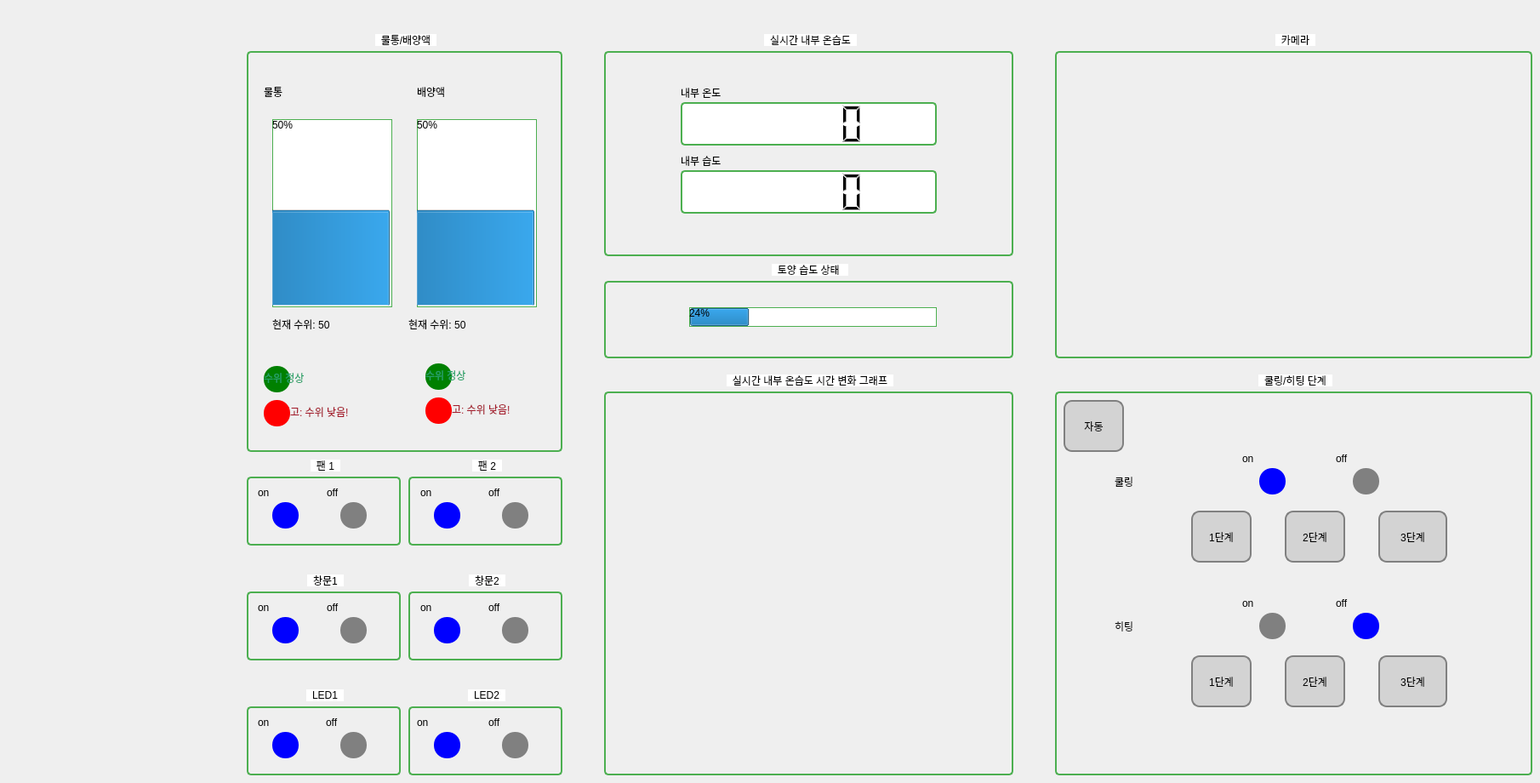
          <widget class="QWidget" name="page_1">
           <property name="styleSheet">
            <string notr="true">QGroupBox {
    color: black;               /* 제목 글자 색 */
    border: 2px solid #4CAF50;  /* 테두리 색상 */
    border-radius: 5px;         /* 모서리를 둥글게 */
	background-color: transparent; /* 배경색을 투명하게 설정 */
    margin-top: 20px;           /* 제목을 위한 여백을 충분히 확보 */
}

QGroupBox:title {
    subcontrol-origin: margin; 
    subcontrol-position: top center;  /* 제목을 중앙에 위치 */
    padding: 0 5px;                   /* 제목의 좌우 여백 */
    background-color: white;          /* 제목 배경색을 흰색으로 설정 */
    color: black;                     /* 제목 글자 색상 */
    font-weight: bold;                /* 제목 글씨 굵기 */
    margin-top: --5px;                /* 제목을 테두리 위로 살짝 올리기 */
}

/* QLabel의 글자색을 검정색으로 설정 */
QLabel {
    color: black;
	qproperty-alignment: 'AlignCenter'; 
	 background-color: transparent; /* 배경색을 투명하게 설정 */	
}


QProgressBar {
    border: 1px solid #4CAF50;
}

QLCDNumber {
    border: 2px solid #4CAF50;  /* 테두리 색상을 녹색으로 설정 */
    border-radius: 5px;         /* 모서리를 둥글게 설정 */
    background-color: white;    /* 배경색을 검정색으로 설정 */
    color: black;               /* 숫자 색상을 흰색으로 설정 */
}

QPushButton {
    background-color: lightgray; /* 밝은 회색 배경 */
    color: black; /* 텍스트 색상 */
    border: 2px solid gray; /* 테두리 색상 */
    border-radius: 10px; /* 둥근 모서리 */
    padding: 5px;
}
</string>
           </property>
           <widget class="QGroupBox" name="groupBox">
            <property name="geometry">
             <rect>
              <x>290</x>
              <y>40</y>
              <width>371</width>
              <height>491</height>
             </rect>
            </property>
            <property name="styleSheet">
             <string notr="true"/>
            </property>
            <property name="title">
             <string>물통/배양액</string>
            </property>
            <property name="alignment">
             <set>Qt::AlignLeading|Qt::AlignLeft|Qt::AlignVCenter</set>
            </property>
            <widget class="QLabel" name="label_3">
             <property name="geometry">
              <rect>
               <x>200</x>
               <y>60</y>
               <width>131</width>
               <height>16</height>
              </rect>
             </property>
             <property name="text">
              <string>배양액</string>
             </property>
            </widget>
            <widget class="QLabel" name="label_9">
             <property name="geometry">
              <rect>
               <x>20</x>
               <y>60</y>
               <width>131</width>
               <height>16</height>
              </rect>
             </property>
             <property name="text">
              <string>물통</string>
             </property>
            </widget>
            <widget class="QProgressBar" name="progressBar">
             <property name="geometry">
              <rect>
               <x>30</x>
               <y>100</y>
               <width>141</width>
               <height>221</height>
              </rect>
             </property>
             <property name="value">
              <number>50</number>
             </property>
             <property name="orientation">
              <enum>Qt::Vertical</enum>
             </property>
            </widget>
            <widget class="QProgressBar" name="progressBar_2">
             <property name="geometry">
              <rect>
               <x>200</x>
               <y>100</y>
               <width>141</width>
               <height>221</height>
              </rect>
             </property>
             <property name="value">
              <number>50</number>
             </property>
             <property name="orientation">
              <enum>Qt::Vertical</enum>
             </property>
            </widget>
            <widget class="QLabel" name="label_10">
             <property name="geometry">
              <rect>
               <x>190</x>
               <y>330</y>
               <width>141</width>
               <height>21</height>
              </rect>
             </property>
             <property name="text">
              <string>현재 수위: 50</string>
             </property>
            </widget>
            <widget class="QLabel" name="label_13">
             <property name="geometry">
              <rect>
               <x>30</x>
               <y>330</y>
               <width>141</width>
               <height>21</height>
              </rect>
             </property>
             <property name="text">
              <string>현재 수위: 50</string>
             </property>
            </widget>
            <widget class="QLabel" name="label_14">
             <property name="geometry">
              <rect>
               <x>40</x>
               <y>433</y>
               <width>141</width>
               <height>21</height>
              </rect>
             </property>
             <property name="styleSheet">
              <string notr="true">color: rgb(165, 29, 45);</string>
             </property>
             <property name="text">
              <string>경고: 수위 낮음!</string>
             </property>
            </widget>
            <widget class="QLabel" name="label_16">
             <property name="geometry">
              <rect>
               <x>20</x>
               <y>390</y>
               <width>31</width>
               <height>31</height>
              </rect>
             </property>
             <property name="styleSheet">
              <string notr="true">background-color: green;
border-radius: 15px;</string>
             </property>
             <property name="text">
              <string/>
             </property>
            </widget>
            <widget class="QLabel" name="label_17">
             <property name="geometry">
              <rect>
               <x>20</x>
               <y>393</y>
               <width>141</width>
               <height>21</height>
              </rect>
             </property>
             <property name="styleSheet">
              <string notr="true">
color: rgb(38, 162, 105);</string>
             </property>
             <property name="text">
              <string>수위 정상</string>
             </property>
            </widget>
            <widget class="QLabel" name="label_18">
             <property name="geometry">
              <rect>
               <x>20</x>
               <y>430</y>
               <width>31</width>
               <height>31</height>
              </rect>
             </property>
             <property name="styleSheet">
              <string notr="true">background-color: red;
border-radius: 15px;</string>
             </property>
             <property name="text">
              <string/>
             </property>
            </widget>
            <widget class="QLabel" name="label_19">
             <property name="geometry">
              <rect>
               <x>210</x>
               <y>387</y>
               <width>31</width>
               <height>31</height>
              </rect>
             </property>
             <property name="styleSheet">
              <string notr="true">background-color: green;
border-radius: 15px;</string>
             </property>
             <property name="text">
              <string/>
             </property>
            </widget>
            <widget class="QLabel" name="label_15">
             <property name="geometry">
              <rect>
               <x>230</x>
               <y>430</y>
               <width>141</width>
               <height>21</height>
              </rect>
             </property>
             <property name="styleSheet">
              <string notr="true">color: rgb(165, 29, 45);</string>
             </property>
             <property name="text">
              <string>경고: 수위 낮음!</string>
             </property>
            </widget>
            <widget class="QLabel" name="label_20">
             <property name="geometry">
              <rect>
               <x>210</x>
               <y>390</y>
               <width>141</width>
               <height>21</height>
              </rect>
             </property>
             <property name="styleSheet">
              <string notr="true">
color: rgb(38, 162, 105);</string>
             </property>
             <property name="text">
              <string>수위 정상</string>
             </property>
            </widget>
            <widget class="QLabel" name="label_21">
             <property name="geometry">
              <rect>
               <x>210</x>
               <y>427</y>
               <width>31</width>
               <height>31</height>
              </rect>
             </property>
             <property name="styleSheet">
              <string notr="true">background-color: red;
border-radius: 15px;</string>
             </property>
             <property name="text">
              <string/>
             </property>
            </widget>
           </widget>
           <widget class="QGroupBox" name="groupBox_9">
            <property name="geometry">
             <rect>
              <x>290</x>
              <y>810</y>
              <width>181</width>
              <height>101</height>
             </rect>
            </property>
            <property name="title">
             <string>LED1</string>
            </property>
            <widget class="QLabel" name="label_32">
             <property name="geometry">
              <rect>
               <x>30</x>
               <y>50</y>
               <width>31</width>
               <height>31</height>
              </rect>
             </property>
             <property name="styleSheet">
              <string notr="true">background-color: blue;
border-radius: 15px;</string>
             </property>
             <property name="text">
              <string/>
             </property>
            </widget>
            <widget class="QLabel" name="label_33">
             <property name="geometry">
              <rect>
               <x>13</x>
               <y>30</y>
               <width>67</width>
               <height>17</height>
              </rect>
             </property>
             <property name="text">
              <string>on</string>
             </property>
            </widget>
            <widget class="QLabel" name="label_34">
             <property name="geometry">
              <rect>
               <x>93</x>
               <y>30</y>
               <width>67</width>
               <height>17</height>
              </rect>
             </property>
             <property name="text">
              <string>off</string>
             </property>
            </widget>
            <widget class="QLabel" name="label_35">
             <property name="geometry">
              <rect>
               <x>110</x>
               <y>50</y>
               <width>31</width>
               <height>31</height>
              </rect>
             </property>
             <property name="styleSheet">
              <string notr="true">background-color: gray;
border-radius: 15px;</string>
             </property>
             <property name="text">
              <string/>
             </property>
            </widget>
           </widget>
           <widget class="QGroupBox" name="groupBox_7">
            <property name="geometry">
             <rect>
              <x>290</x>
              <y>675</y>
              <width>181</width>
              <height>101</height>
             </rect>
            </property>
            <property name="title">
             <string>창문1</string>
            </property>
            <widget class="QLabel" name="label_24">
             <property name="geometry">
              <rect>
               <x>30</x>
               <y>50</y>
               <width>31</width>
               <height>31</height>
              </rect>
             </property>
             <property name="styleSheet">
              <string notr="true">background-color: blue;
border-radius: 15px;</string>
             </property>
             <property name="text">
              <string/>
             </property>
            </widget>
            <widget class="QLabel" name="label_25">
             <property name="geometry">
              <rect>
               <x>13</x>
               <y>30</y>
               <width>67</width>
               <height>17</height>
              </rect>
             </property>
             <property name="text">
              <string>on</string>
             </property>
            </widget>
            <widget class="QLabel" name="label_26">
             <property name="geometry">
              <rect>
               <x>94</x>
               <y>30</y>
               <width>67</width>
               <height>17</height>
              </rect>
             </property>
             <property name="text">
              <string>off</string>
             </property>
            </widget>
            <widget class="QLabel" name="label_27">
             <property name="geometry">
              <rect>
               <x>110</x>
               <y>50</y>
               <width>31</width>
               <height>31</height>
              </rect>
             </property>
             <property name="styleSheet">
              <string notr="true">background-color: gray;
border-radius: 15px;</string>
             </property>
             <property name="text">
              <string/>
             </property>
            </widget>
           </widget>
           <widget class="QGroupBox" name="groupBox_6">
            <property name="geometry">
             <rect>
              <x>290</x>
              <y>540</y>
              <width>181</width>
              <height>101</height>
             </rect>
            </property>
            <property name="title">
             <string>팬 1</string>
            </property>
            <widget class="QLabel" name="label_22">
             <property name="geometry">
              <rect>
               <x>30</x>
               <y>50</y>
               <width>31</width>
               <height>31</height>
              </rect>
             </property>
             <property name="styleSheet">
              <string notr="true">background-color: blue;
border-radius: 15px;</string>
             </property>
             <property name="text">
              <string/>
             </property>
            </widget>
            <widget class="QLabel" name="label_23">
             <property name="geometry">
              <rect>
               <x>13</x>
               <y>30</y>
               <width>67</width>
               <height>17</height>
              </rect>
             </property>
             <property name="text">
              <string>on</string>
             </property>
            </widget>
            <widget class="QLabel" name="label_28">
             <property name="geometry">
              <rect>
               <x>94</x>
               <y>30</y>
               <width>67</width>
               <height>17</height>
              </rect>
             </property>
             <property name="text">
              <string>off</string>
             </property>
            </widget>
            <widget class="QLabel" name="label_29">
             <property name="geometry">
              <rect>
               <x>110</x>
               <y>50</y>
               <width>31</width>
               <height>31</height>
              </rect>
             </property>
             <property name="styleSheet">
              <string notr="true">background-color: gray;
border-radius: 15px;</string>
             </property>
             <property name="text">
              <string/>
             </property>
            </widget>
           </widget>
           <widget class="QGroupBox" name="groupBox_10">
            <property name="geometry">
             <rect>
              <x>480</x>
              <y>540</y>
              <width>181</width>
              <height>101</height>
             </rect>
            </property>
            <property name="title">
             <string>팬 2</string>
            </property>
            <widget class="QLabel" name="label_30">
             <property name="geometry">
              <rect>
               <x>94</x>
               <y>30</y>
               <width>67</width>
               <height>17</height>
              </rect>
             </property>
             <property name="text">
              <string>off</string>
             </property>
            </widget>
            <widget class="QLabel" name="label_31">
             <property name="geometry">
              <rect>
               <x>30</x>
               <y>50</y>
               <width>31</width>
               <height>31</height>
              </rect>
             </property>
             <property name="styleSheet">
              <string notr="true">background-color: blue;
border-radius: 15px;</string>
             </property>
             <property name="text">
              <string/>
             </property>
            </widget>
            <widget class="QLabel" name="label_36">
             <property name="geometry">
              <rect>
               <x>14</x>
               <y>30</y>
               <width>67</width>
               <height>17</height>
              </rect>
             </property>
             <property name="text">
              <string>on</string>
             </property>
            </widget>
            <widget class="QLabel" name="label_37">
             <property name="geometry">
              <rect>
               <x>110</x>
               <y>50</y>
               <width>31</width>
               <height>31</height>
              </rect>
             </property>
             <property name="styleSheet">
              <string notr="true">background-color: gray;
border-radius: 15px;</string>
             </property>
             <property name="text">
              <string/>
             </property>
            </widget>
           </widget>
           <widget class="QGroupBox" name="groupBox_8">
            <property name="geometry">
             <rect>
              <x>480</x>
              <y>675</y>
              <width>181</width>
              <height>101</height>
             </rect>
            </property>
            <property name="title">
             <string>창문2</string>
            </property>
            <widget class="QLabel" name="label_38">
             <property name="geometry">
              <rect>
               <x>30</x>
               <y>50</y>
               <width>31</width>
               <height>31</height>
              </rect>
             </property>
             <property name="styleSheet">
              <string notr="true">background-color: blue;
border-radius: 15px;</string>
             </property>
             <property name="text">
              <string/>
             </property>
            </widget>
            <widget class="QLabel" name="label_39">
             <property name="geometry">
              <rect>
               <x>14</x>
               <y>30</y>
               <width>67</width>
               <height>17</height>
              </rect>
             </property>
             <property name="text">
              <string>on</string>
             </property>
            </widget>
            <widget class="QLabel" name="label_40">
             <property name="geometry">
              <rect>
               <x>94</x>
               <y>30</y>
               <width>67</width>
               <height>17</height>
              </rect>
             </property>
             <property name="text">
              <string>off</string>
             </property>
            </widget>
            <widget class="QLabel" name="label_41">
             <property name="geometry">
              <rect>
               <x>110</x>
               <y>50</y>
               <width>31</width>
               <height>31</height>
              </rect>
             </property>
             <property name="styleSheet">
              <string notr="true">background-color: gray;
border-radius: 15px;</string>
             </property>
             <property name="text">
              <string/>
             </property>
            </widget>
           </widget>
           <widget class="QGroupBox" name="groupBox_11">
            <property name="geometry">
             <rect>
              <x>480</x>
              <y>810</y>
              <width>181</width>
              <height>101</height>
             </rect>
            </property>
            <property name="title">
             <string>LED2</string>
            </property>
            <widget class="QLabel" name="label_42">
             <property name="geometry">
              <rect>
               <x>30</x>
               <y>50</y>
               <width>31</width>
               <height>31</height>
              </rect>
             </property>
             <property name="styleSheet">
              <string notr="true">background-color: blue;
border-radius: 15px;</string>
             </property>
             <property name="text">
              <string/>
             </property>
            </widget>
            <widget class="QLabel" name="label_43">
             <property name="geometry">
              <rect>
               <x>10</x>
               <y>30</y>
               <width>67</width>
               <height>17</height>
              </rect>
             </property>
             <property name="text">
              <string>on</string>
             </property>
            </widget>
            <widget class="QLabel" name="label_44">
             <property name="geometry">
              <rect>
               <x>94</x>
               <y>30</y>
               <width>67</width>
               <height>17</height>
              </rect>
             </property>
             <property name="text">
              <string>off</string>
             </property>
            </widget>
            <widget class="QLabel" name="label_45">
             <property name="geometry">
              <rect>
               <x>110</x>
               <y>50</y>
               <width>31</width>
               <height>31</height>
              </rect>
             </property>
             <property name="styleSheet">
              <string notr="true">background-color: gray;
border-radius: 15px;</string>
             </property>
             <property name="text">
              <string/>
             </property>
            </widget>
           </widget>
           <widget class="QGroupBox" name="groupBox_3">
            <property name="geometry">
             <rect>
              <x>710</x>
              <y>40</y>
              <width>481</width>
              <height>261</height>
             </rect>
            </property>
            <property name="title">
             <string>실시간 내부 온습도</string>
            </property>
            <widget class="QLCDNumber" name="lcdNumber">
             <property name="geometry">
              <rect>
               <x>90</x>
               <y>80</y>
               <width>301</width>
               <height>51</height>
              </rect>
             </property>
            </widget>
            <widget class="QLCDNumber" name="lcdNumber_2">
             <property name="geometry">
              <rect>
               <x>90</x>
               <y>160</y>
               <width>301</width>
               <height>51</height>
              </rect>
             </property>
            </widget>
            <widget class="QLabel" name="label_46">
             <property name="geometry">
              <rect>
               <x>90</x>
               <y>60</y>
               <width>67</width>
               <height>17</height>
              </rect>
             </property>
             <property name="text">
              <string>내부 온도</string>
             </property>
            </widget>
            <widget class="QLabel" name="label_47">
             <property name="geometry">
              <rect>
               <x>90</x>
               <y>140</y>
               <width>67</width>
               <height>17</height>
              </rect>
             </property>
             <property name="text">
              <string>내부 습도</string>
             </property>
            </widget>
           </widget>
           <widget class="QGroupBox" name="groupBox_4">
            <property name="geometry">
             <rect>
              <x>710</x>
              <y>310</y>
              <width>481</width>
              <height>111</height>
             </rect>
            </property>
            <property name="title">
             <string>토양 습도 상태 </string>
            </property>
            <widget class="QProgressBar" name="progressBar_3">
             <property name="geometry">
              <rect>
               <x>100</x>
               <y>51</y>
               <width>291</width>
               <height>23</height>
              </rect>
             </property>
             <property name="value">
              <number>24</number>
             </property>
            </widget>
           </widget>
           <widget class="QGroupBox" name="groupBox_5">
            <property name="geometry">
             <rect>
              <x>710</x>
              <y>440</y>
              <width>481</width>
              <height>471</height>
             </rect>
            </property>
            <property name="title">
             <string>실시간 내부 온습도 시간 변화 그래프</string>
            </property>
            <widget class="QLabel" name="label_48">
             <property name="geometry">
              <rect>
               <x>20</x>
               <y>40</y>
               <width>371</width>
               <height>431</height>
              </rect>
             </property>
             <property name="text">
              <string/>
             </property>
             <property name="pixmap">
              <pixmap>../../.designer/backup/Pictures/Screenshots/Screenshot from 2024-11-07 23-11-42.png</pixmap>
             </property>
            </widget>
           </widget>
           <widget class="QGroupBox" name="groupBox_2">
            <property name="geometry">
             <rect>
              <x>1240</x>
              <y>40</y>
              <width>561</width>
              <height>381</height>
             </rect>
            </property>
            <property name="title">
             <string>카메라</string>
            </property>
            <widget class="QLabel" name="image_label">
             <property name="geometry">
              <rect>
               <x>6</x>
               <y>26</y>
               <width>551</width>
               <height>351</height>
              </rect>
             </property>
             <property name="text">
              <string/>
             </property>
            </widget>
           </widget>
           <widget class="QGroupBox" name="groupBox_14">
            <property name="geometry">
             <rect>
              <x>1240</x>
              <y>440</y>
              <width>561</width>
              <height>471</height>
             </rect>
            </property>
            <property name="title">
             <string>쿨링/히팅 단계</string>
            </property>
            <widget class="QPushButton" name="pushButton">
             <property name="enabled">
              <bool>false</bool>
             </property>
             <property name="geometry">
              <rect>
               <x>160</x>
               <y>160</y>
               <width>71</width>
               <height>61</height>
              </rect>
             </property>
             <property name="text">
              <string>1단계</string>
             </property>
            </widget>
            <widget class="QPushButton" name="pushButton_2">
             <property name="enabled">
              <bool>false</bool>
             </property>
             <property name="geometry">
              <rect>
               <x>270</x>
               <y>160</y>
               <width>71</width>
               <height>61</height>
              </rect>
             </property>
             <property name="text">
              <string>2단계</string>
             </property>
            </widget>
            <widget class="QPushButton" name="pushButton_3">
             <property name="enabled">
              <bool>false</bool>
             </property>
             <property name="geometry">
              <rect>
               <x>380</x>
               <y>160</y>
               <width>81</width>
               <height>61</height>
              </rect>
             </property>
             <property name="text">
              <string>3단계</string>
             </property>
            </widget>
            <widget class="QPushButton" name="pushButton_4">
             <property name="enabled">
              <bool>false</bool>
             </property>
             <property name="geometry">
              <rect>
               <x>270</x>
               <y>330</y>
               <width>71</width>
               <height>61</height>
              </rect>
             </property>
             <property name="text">
              <string>2단계</string>
             </property>
            </widget>
            <widget class="QPushButton" name="pushButton_5">
             <property name="enabled">
              <bool>false</bool>
             </property>
             <property name="geometry">
              <rect>
               <x>160</x>
               <y>330</y>
               <width>71</width>
               <height>61</height>
              </rect>
             </property>
             <property name="text">
              <string>1단계</string>
             </property>
            </widget>
            <widget class="QPushButton" name="pushButton_6">
             <property name="enabled">
              <bool>false</bool>
             </property>
             <property name="geometry">
              <rect>
               <x>380</x>
               <y>330</y>
               <width>81</width>
               <height>61</height>
              </rect>
             </property>
             <property name="text">
              <string>3단계</string>
             </property>
            </widget>
            <widget class="QLabel" name="label_49">
             <property name="geometry">
              <rect>
               <x>70</x>
               <y>110</y>
               <width>101</width>
               <height>31</height>
              </rect>
             </property>
             <property name="text">
              <string>쿨링</string>
             </property>
            </widget>
            <widget class="QLabel" name="label_50">
             <property name="geometry">
              <rect>
               <x>70</x>
               <y>280</y>
               <width>101</width>
               <height>31</height>
              </rect>
             </property>
             <property name="text">
              <string>히팅</string>
             </property>
            </widget>
            <widget class="QLabel" name="label_53">
             <property name="geometry">
              <rect>
               <x>330</x>
               <y>90</y>
               <width>67</width>
               <height>17</height>
              </rect>
             </property>
             <property name="text">
              <string>off</string>
             </property>
            </widget>
            <widget class="QLabel" name="label_51">
             <property name="geometry">
              <rect>
               <x>240</x>
               <y>110</y>
               <width>31</width>
               <height>31</height>
              </rect>
             </property>
             <property name="styleSheet">
              <string notr="true">background-color: blue;
border-radius: 15px;</string>
             </property>
             <property name="text">
              <string/>
             </property>
            </widget>
            <widget class="QLabel" name="label_52">
             <property name="geometry">
              <rect>
               <x>220</x>
               <y>90</y>
               <width>67</width>
               <height>17</height>
              </rect>
             </property>
             <property name="text">
              <string>on</string>
             </property>
            </widget>
            <widget class="QLabel" name="label_54">
             <property name="geometry">
              <rect>
               <x>350</x>
               <y>110</y>
               <width>31</width>
               <height>31</height>
              </rect>
             </property>
             <property name="styleSheet">
              <string notr="true">background-color: gray;
border-radius: 15px;</string>
             </property>
             <property name="text">
              <string/>
             </property>
            </widget>
            <widget class="QLabel" name="label_55">
             <property name="geometry">
              <rect>
               <x>330</x>
               <y>260</y>
               <width>67</width>
               <height>17</height>
              </rect>
             </property>
             <property name="text">
              <string>off</string>
             </property>
            </widget>
            <widget class="QLabel" name="label_56">
             <property name="geometry">
              <rect>
               <x>240</x>
               <y>280</y>
               <width>31</width>
               <height>31</height>
              </rect>
             </property>
             <property name="styleSheet">
              <string notr="true">background-color: gray;
border-radius: 15px;</string>
             </property>
             <property name="text">
              <string/>
             </property>
            </widget>
            <widget class="QLabel" name="label_57">
             <property name="geometry">
              <rect>
               <x>220</x>
               <y>260</y>
               <width>67</width>
               <height>17</height>
              </rect>
             </property>
             <property name="text">
              <string>on</string>
             </property>
            </widget>
            <widget class="QLabel" name="label_58">
             <property name="geometry">
              <rect>
               <x>350</x>
               <y>280</y>
               <width>31</width>
               <height>31</height>
              </rect>
             </property>
             <property name="styleSheet">
              <string notr="true">background-color: blue;
border-radius: 15px;</string>
             </property>
             <property name="text">
              <string/>
             </property>
            </widget>
            <widget class="QPushButton" name="pushButton_7">
             <property name="geometry">
              <rect>
               <x>10</x>
               <y>30</y>
               <width>71</width>
               <height>61</height>
              </rect>
             </property>
             <property name="text">
              <string>자동</string>
             </property>
            </widget>
           </widget>
          </widget>
